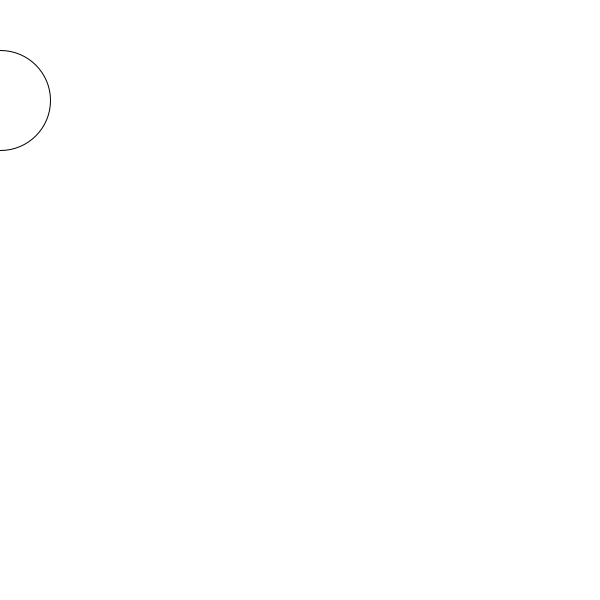
Frame 1 (no input)
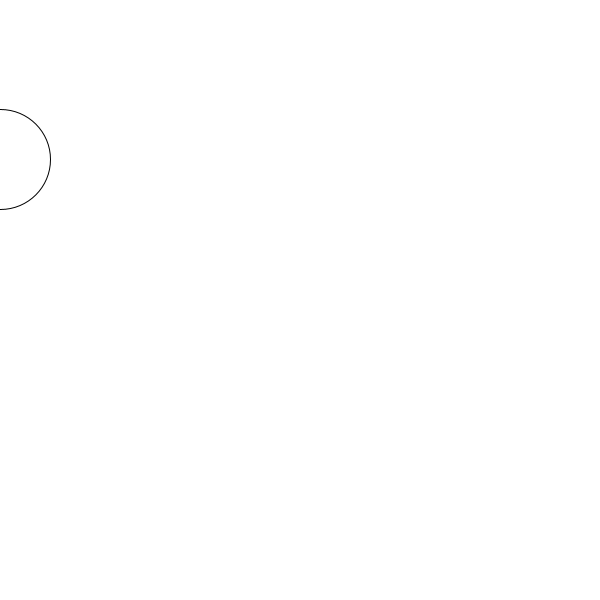
Frame 60 (the mouse pressed at the canvas centre just before this capture)
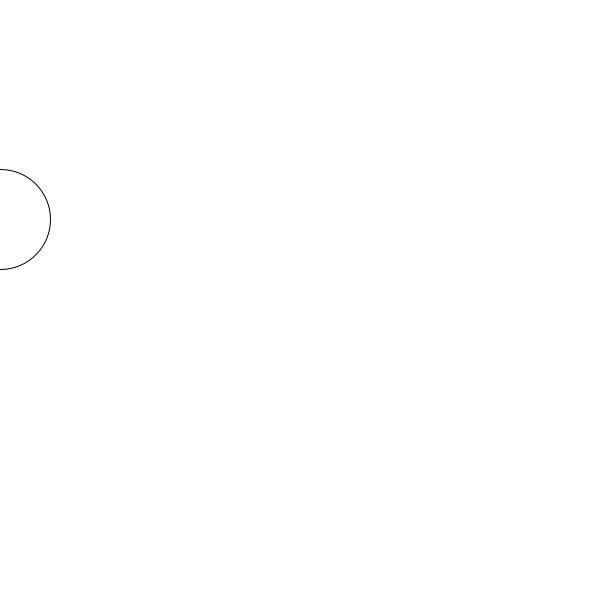
Frame 120 (the mouse held since frame 60 and released just before this capture)

The Processing sketch that drew these frames (run headless with seeded random() and noise(); from frame 60 on, the mouse is pressed at the canvas centre):

// Processing sketch: examples
// ── examples.pde
//Eric Li
//2/18/2026

//Build in variables
//mouseX mouseY: these are the coordinates for your mouse pointer

//define your own variables here
int y;

void setup() {
  size(600, 600);
  y = 100;//set the starting value
} //end of setup

void draw() {
  background(255);
  strokeWeight(1);
  ellipse(0, y, 100, 100);
  y = y + 1;
} //end of draw
